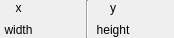
<?xml version="1.0" encoding="UTF-8"?>
<ui version="4.0">
 <class>TRectProcessViewWidgetClass</class>
 <widget class="TProcessViewWidgetAbstract" name="TRectProcessViewWidgetClass">
  <property name="geometry">
   <rect>
    <x>0</x>
    <y>0</y>
    <width>174</width>
    <height>38</height>
   </rect>
  </property>
  <property name="windowTitle">
   <string>TRectProcessViewWidget</string>
  </property>
  <layout class="QGridLayout" name="gridLayout">
   <property name="leftMargin">
    <number>0</number>
   </property>
   <property name="topMargin">
    <number>0</number>
   </property>
   <property name="rightMargin">
    <number>0</number>
   </property>
   <property name="bottomMargin">
    <number>0</number>
   </property>
   <item row="0" column="0">
    <widget class="QLabel" name="label">
     <property name="text">
      <string>x</string>
     </property>
     <property name="alignment">
      <set>Qt::AlignmentFlag::AlignCenter</set>
     </property>
    </widget>
   </item>
   <item row="0" column="2" rowspan="2">
    <widget class="Line" name="line">
     <property name="orientation">
      <enum>Qt::Orientation::Vertical</enum>
     </property>
    </widget>
   </item>
   <item row="0" column="1">
    <widget class="TPixelProcessViewWidget" name="x" native="true"/>
   </item>
   <item row="1" column="1">
    <widget class="TPixelProcessViewWidget" name="width" native="true"/>
   </item>
   <item row="1" column="4">
    <widget class="TPixelProcessViewWidget" name="height" native="true"/>
   </item>
   <item row="0" column="3">
    <widget class="QLabel" name="label_2">
     <property name="text">
      <string>y</string>
     </property>
     <property name="alignment">
      <set>Qt::AlignmentFlag::AlignCenter</set>
     </property>
    </widget>
   </item>
   <item row="1" column="3">
    <widget class="QLabel" name="label_4">
     <property name="text">
      <string>height</string>
     </property>
     <property name="alignment">
      <set>Qt::AlignmentFlag::AlignCenter</set>
     </property>
    </widget>
   </item>
   <item row="0" column="4">
    <widget class="TPixelProcessViewWidget" name="y" native="true"/>
   </item>
   <item row="1" column="0">
    <widget class="QLabel" name="label_3">
     <property name="text">
      <string>width</string>
     </property>
     <property name="alignment">
      <set>Qt::AlignmentFlag::AlignCenter</set>
     </property>
    </widget>
   </item>
  </layout>
 </widget>
 <layoutdefault spacing="6" margin="11"/>
 <customwidgets>
  <customwidget>
   <class>TProcessViewWidgetAbstract</class>
   <extends>QWidget</extends>
   <header>tprocessviewwidgetabstract.h</header>
   <container>1</container>
  </customwidget>
  <customwidget>
   <class>TPixelProcessViewWidget</class>
   <extends>QWidget</extends>
   <header>tpixelprocessviewwidget.h</header>
   <container>1</container>
  </customwidget>
 </customwidgets>
 <resources/>
 <connections/>
</ui>
